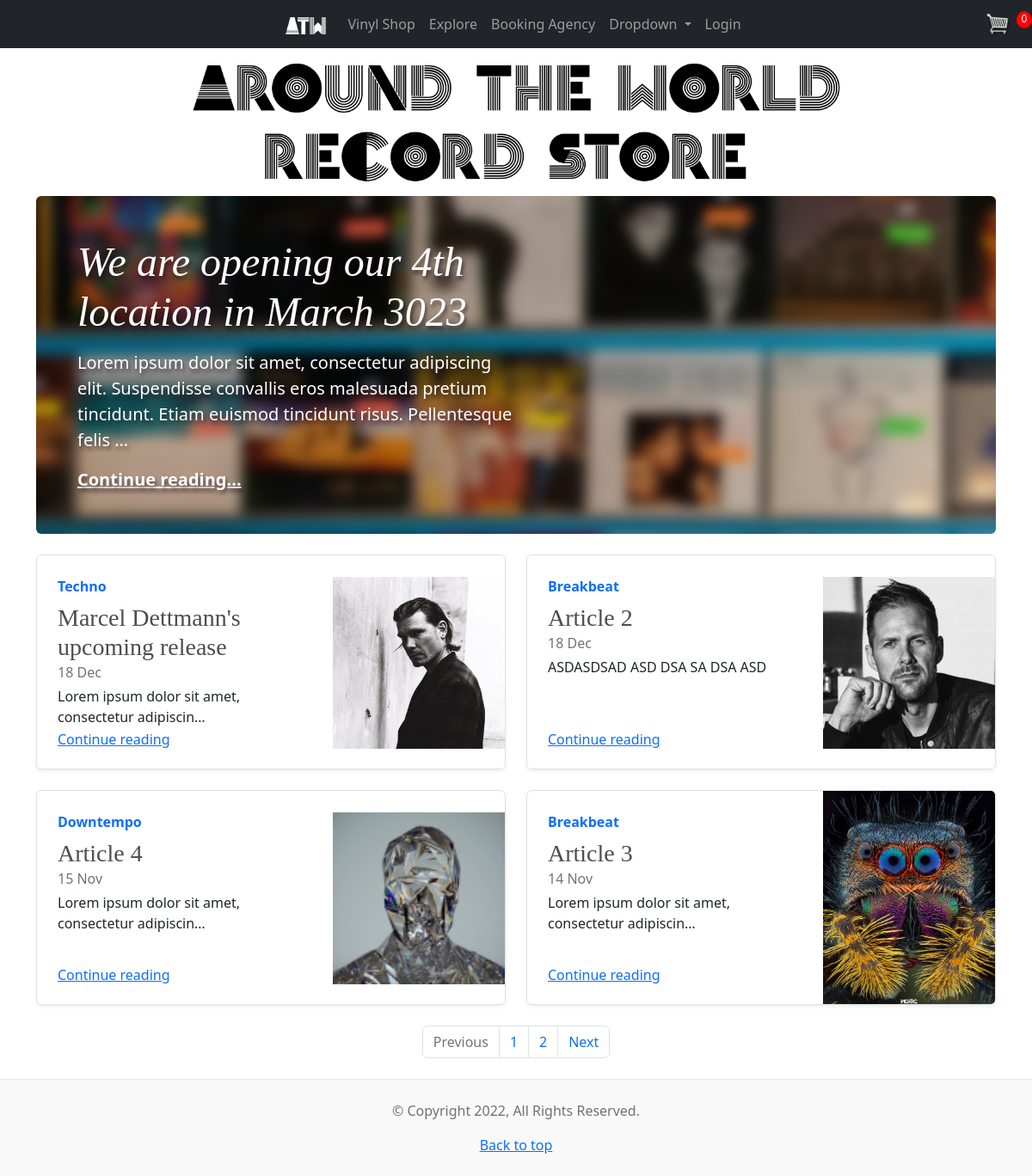
The page / on the database its author committed.
### final_project/web/models.py (models this page shows, shortened)
class Article(models.Model):
    title = models.CharField(
        max_length=100,
    )
    date_added = models.DateField(
    )
    topic = models.ForeignKey(
        Style,
        blank=True,
        null=True,
        on_delete=models.SET_NULL,
    )
    body = models.TextField()
    image = models.ImageField(
        upload_to='articles/',
        null=True,
        blank=True
    )
    headline = models.BooleanField(
        null=True,
        blank=True,
    )
    class Meta:
        ordering = ('-date_added',)

class Style(models.Model):
    genre = models.ForeignKey(
        Genre,
        on_delete=models.RESTRICT
    )
    name = models.CharField(
        max_length=222
    )
    slug = models.SlugField(
        unique=True,
        null=True
    )
    description = models.TextField()
    image = models.ImageField(
        upload_to='styles/',
        null=True,
        blank=True,
    )
    def __str__(self):
        return self.name

### final_project/web/views.py (the view)
# urls.py: path('', IndexView.as_view(), name='index'),
class IndexView(views.ListView):
    template_name = 'index.html'
    model = Article
    context_object_name = 'articles'
    paginate_by = 4
    def get_context_data(self, **kwargs):
        context = super().get_context_data(**kwargs)
        context['headline'] = Article.objects.filter(headline=True).first()
        return context

### templates/index.html (shortened to what this page needs)
{% extends 'base.html' %}
{% load static %}
{% block content %}
    <img id="logo" src="{% static 'images/logo2.png' %}" alt="logo" class="center">
    <link href="{% static 'assets/dist/css/bootstrap.min.css' %}" rel="stylesheet">
    <link href="{% static 'css/blog.css' %}" rel="stylesheet">
    <div class="p-4 p-md-5 mb-4 rounded text-bg-dark"
         style="background-image: URL('{{ headline.image.url }}'); backdrop-filter: blur(100px);">
        <div class="col-md-6 px-0">
            <div class="shadowtext">
                <h1 class="display-4 text-white fst-italic">{{ headline.title }}</h1>
                <p class="lead my-3">{{ headline.body|truncatewords:20 }}</p>
                <p class="lead mb-0"><a href="{% url 'article page' pk=headline.pk %}" class="text-white fw-bold">Continue
                    reading...</a></p>
            </div>
        </div>
    </div>
    <div class="row mb-2">
        {% for article in articles %}
            {% if not article.headline %}
                <div class="col-md-6">
                    <div class="row g-0 border rounded overflow-hidden flex-md-row mb-4 shadow-sm h-md-250 position-relative">
                        <div class="col p-4 d-flex flex-column position-static">
                            <strong class="d-inline-block mb-2 text-primary">{{ article.topic }}</strong>
                            <h3 class="mb-0">{{ article.title }}</h3>
                            <div class="mb-1 text-muted">{{ article.date_added|date:'j M' }}</div>
                            <p class="card-text mb-auto">{{ article.body|truncatechars:50 }}</p>
                            <a href="{% url 'article page' pk=article.pk %}" class="stretched-link">Continue reading</a>
                        </div>
                        <div class="col-auto d-none d-lg-block">
                            <svg class="bd-placeholder-img" width="200" height="250" xmlns="http://www.w3.org/2000/svg"
                                 role="img" aria-label="Placeholder: Thumbnail" preserveAspectRatio="xMidYMid slice"
                                 focusable="false">
                                <image width="100%" height="100%" href="{{ article.image.url }}"></image>
                            </svg>
                        </div>
                    </div>
                </div>
            {% endif %}
        {% endfor %}
        <nav aria-label="...">
            {% if page_obj.has_other_pages %}
                <ul class="pagination justify-content-center">
                    {% if page_obj.has_previous %}
                        <li class="page-item"><a class="page-link" href="?page={{ page_obj.previous_page_number }}">Previous</a>
                        </li>
                    {% else %}
                        <li class="page-item disabled"><span class="page-link">Previous</span></li>
                    {% endif %}
                    {% for i in page_obj.paginator.page_range %}
                        {% if articles.number == i %}
                            <li class="page-item active" aria-current="page"><a class="page-link" href="#">{{ i }}</a>
                            </li>
                        {% else %}
                            <li class="page-item"><a class="page-link" href="?page={{ i }}">{{ i }}</a></li>
                        {% endif %}
                    {% endfor %}
                    {% if page_obj.has_next %}
                        <li class="page-item"><a class="page-link"
                                                 href="?page={{ page_obj.next_page_number }}">Next</a></li>
                    {% else %}
                        <li class="page-item disabled"><span class="page-link">Next</span></li>
                    {% endif %}
                </ul>
            {% endif %}
        </nav>
    </div>
{% endblock %}

### static/css/main.css (style rules this page uses)
body { background-color: hsl(0, 0%, 98%); min-height: 100vh; display: flex; flex-direction: column; }
h1, h2, h3, h4, h5, h6 { color: hsl(0, 0%, 30%); }
.center { display: block; margin-left: auto; margin-right: auto; width: 80%; }
.shadowtext { text-shadow: 2px 4px 4px rgba(30, 14, 26, 0.6); }

### static/css/blog.css (style rules this page uses)
h1, h2, h3, h4, h5, h6 { font-family: "Playfair Display", Georgia, "Times New Roman", serif ; }
.display-4 { font-size: 2.5rem; }
@media (min-width: 768px) { .display-4 { font-size: 3rem; } }
@media (min-width: 768px) { .h-md-250 { height: 250px; } }

### templates/index.html (style rules this page uses)
.bd-placeholder-img { font-size: 1.125rem; text-anchor: middle; -webkit-user-select: none; -moz-user-select: none; user-select: none; }

### rows shown on the page
Article: title "We are opening our 4th location in March 3023", body "Lorem ipsum dolor sit amet, consectetur adipiscing elit. Suspendisse convallis eros malesuada pretium tincidunt. Etiam euismod tincidunt risus. Pellentesque felis …"
Article: topic "Techno", title "Marcel Dettmann's upcoming release", date_added "18 Dec", body "Lorem ipsum dolor sit amet, consectetur adipiscin…"
Article: topic "Breakbeat", title "Article 2", date_added "18 Dec", body "ASDASDSAD ASD DSA SA DSA ASD"
Article: topic "Downtempo", title "Article 4", date_added "15 Nov", body "Lorem ipsum dolor sit amet, consectetur adipiscin…"
Article: topic "Breakbeat", title "Article 3", date_added "14 Nov", body "Lorem ipsum dolor sit amet, consectetur adipiscin…"

### other values the page prints
{{ i }} "1" "2"
